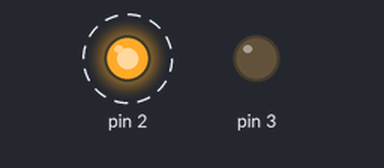
A sketch run on a simulated Arduino Uno, built with avr-gcc and run on an emulated ATmega328P. On the bench: output pins drawn as LEDs (lit = HIGH). Dashed ring = blinking.

Above: at 0.1 s.
At 2.1 s:
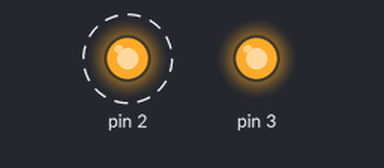
Timing chart, 0 to 4.5 s (numbered marks = the images above):
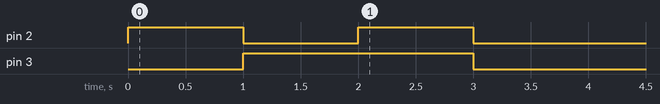

Measured:
- by itself, pin 2: alternates HIGH for 1.0 s and LOW for 1.0 s, 4 changes in all, then stays LOW
- by itself, pin 3: LOW → HIGH at 1.0 s, → LOW 2.0 s later

The sketch:

TwoLEDs_onlyOnce.ino
```cpp
void setup() {
    // our outputs are pins 2 and 3
    pinMode(2, OUTPUT);
    pinMode(3, OUTPUT);
}

// this version acts more like TwoLEDs.py in that it blinks the LED pattern just once
// To achieve this, we want to keep track of whether we already ran the LED pattern.
// This is the perfect job for a bool variable (short for Boolean), which can either have
// the value true or false.
bool alreadyRan = false;

void loop() {
    if (alreadyRan) {
        // Goes here when alreadyRan is true
        // do Nothing!
    } else {
        // Goes here when alreadyRan is false (i.e., just the first time loop() goes)

        alreadyRan = true;

        // an arbitrary sequence of blinks of the two LEDs
        digitalWrite(2, HIGH);
        delay(1000);
        digitalWrite(2, LOW);
        digitalWrite(3, HIGH);
        delay(1000);
        digitalWrite(2, HIGH);
        delay(1000);
        digitalWrite(2, LOW);
        digitalWrite(3, LOW);
    }
}
```
